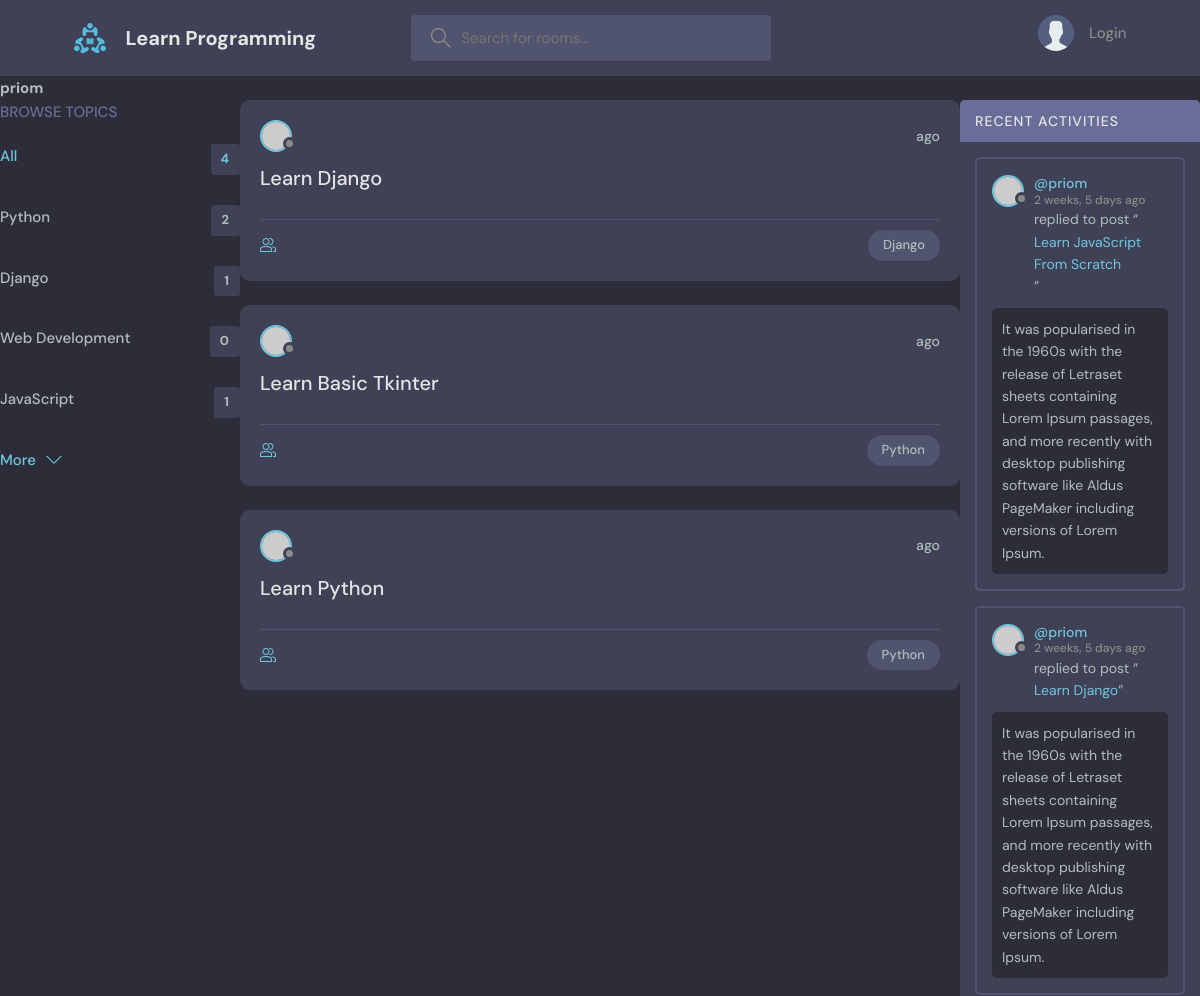
/profile/1/ (upper part), run on an earlier commit of the app's database.
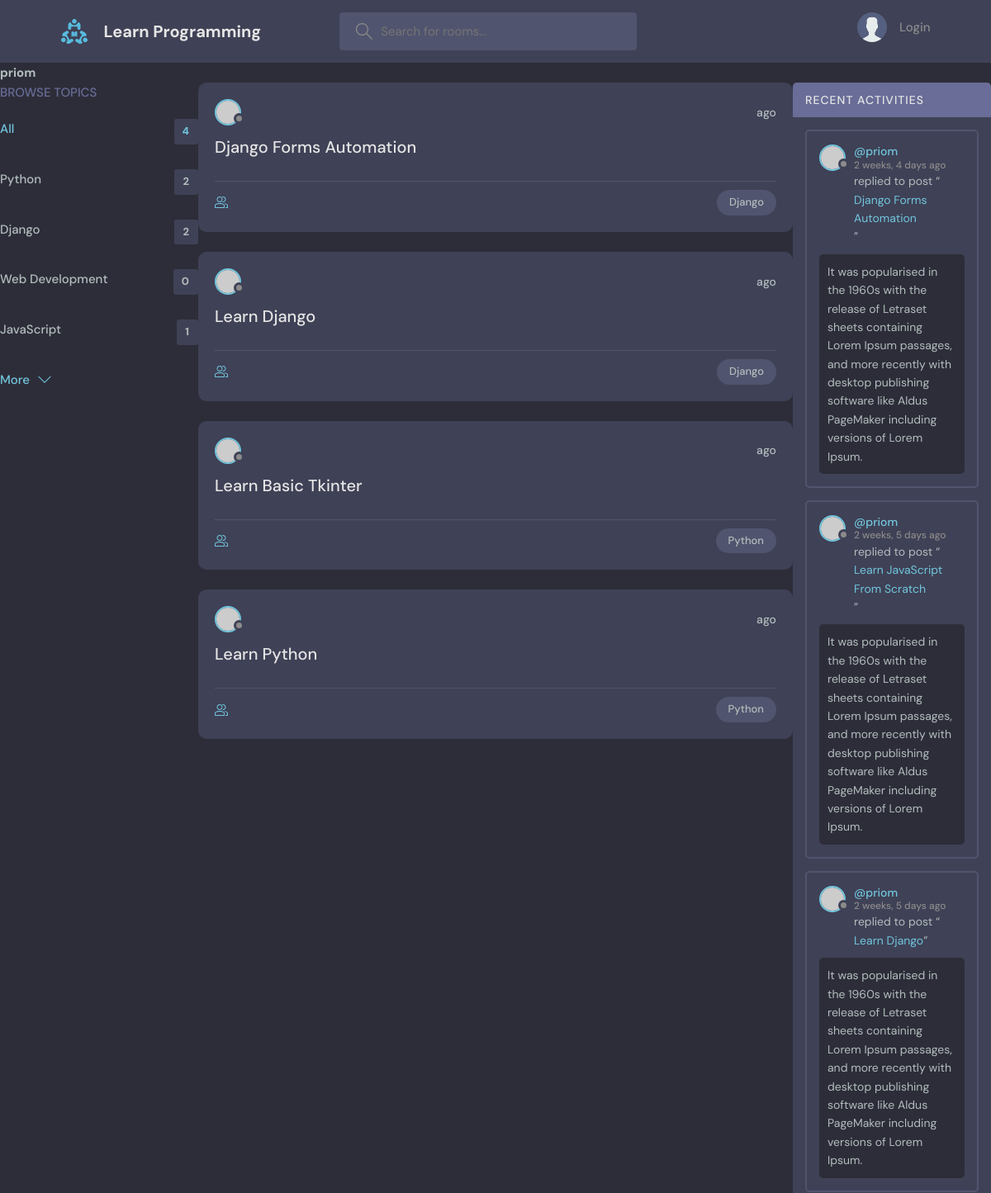
And on a later commit of the database.
### base/models.py (models this page shows, shortened)
class Topic(models.Model):
    name = models.CharField(max_length=200)

class Room(models.Model):
    host = models.ForeignKey(User, on_delete=models.SET_NULL, null=True)
    topic = models.ForeignKey(Topic, on_delete=models.SET_NULL, null=True)
    name = models.CharField(max_length=200)
    description = models.TextField(null=True, blank=True)
    participants = models.ManyToManyField(
        User, related_name='participants', blank=True)
    updated = models.DateTimeField(auto_now=True)
    created = models.DateTimeField(auto_now_add=True)
    class Meta:
        ordering = ['-updated', '-created']
    def __str__(self):
        return self.name

class Message(models.Model):
    user = models.ForeignKey(User, on_delete=models.CASCADE)
    room = models.ForeignKey(Room, on_delete=models.CASCADE)
    body = models.TextField()
    updated = models.DateTimeField(auto_now=True)
    created = models.DateTimeField(auto_now_add=True)
    class Meta:
        ordering = ['-updated', '-created']

### base/views.py (the view)
# urls.py: path('profile/<str:pk>/', views.userProfile, name="user-profile"),
def userProfile(request, pk):
    user = User.objects.get(id=pk)
    room = user.room_set.all()
    room_messages = user.message_set.all()
    topics = Topic.objects.all()
    context = {'user': user, 'room': room,
               'room_messages': room_messages, 'topics': topics}
    return render(request, 'base/profile.html', context)

### base/templates/base/profile.html (shortened to what this page needs)
{% extends 'main.html' %}
{% block content %}
<h1>{{user.username}}</h1>
<div class="profile-container">
    <div>
        {% include 'base/topics_component.html' %}
    </div>
    <div>
        {% include 'base/feed_component.html' %}
    </div>
    <div>
        {% include 'base/activity_component.html' %}
    </div>
</div>
{% endblock content %}

### base/templates/base/topics_component.html
<div class="topics">
    <div class="topics__header">
        <h2>Browse Topics</h2>
    </div>
    <ul class="topics__list">
        <li>
            <a href="{% url 'home' %}" class="active">All <span>{{topics.count}}</span></a>
        </li>
        {% for topic in topics %}
        <li>
            <a href="{% url 'home' %}?q={{topic.name}}">{{topic.name}} <span>{{topic.room_set.all.count}}</span></a>
        </li>
        {% endfor %}
    </ul>
    <a class="btn btn--link" href="topics.html">
        More
        <svg version="1.1" xmlns="http://www.w3.org/2000/svg" width="32" height="32" viewBox="0 0 32 32">
            <title>chevron-down</title>
            <path d="M16 21l-13-13h-3l16 16 16-16h-3l-13 13z"></path>
        </svg>
    </a>
</div>

### base/templates/base/feed_component.html (shortened to what this page needs)
{% for rooms in room %}
<div class="roomListRoom">
    <div class="roomListRoom__header">
        <a href="{% url 'user-profile' rooms.host.id %}" class="roomListRoom__author">
            <div class="avatar avatar--small">
                <img src="https://randomuser.me/api/portraits/women/11.jpg" />
            </div>
        </a>
        <div class="roomListRoom__actions">
            <span>{{room.created|timesince}} ago</span>
        </div>
    </div>
    <div class="roomListRoom__content">
        <a href="{% url 'room' rooms.id %}">{{rooms.name}}</a>
    </div>
    <div class="roomListRoom__meta">
        <a href="{% url 'room' rooms.id %}" class="roomListRoom__joined">
        </a>
        <p class="roomListRoom__topic">{{rooms.topic.name}}</p>
    </div>
</div>
{% endfor %}

### base/templates/base/activity_component.html (shortened to what this page needs)
<div class="activities">
    <div class="activities__header">
        <h2>Recent Activities</h2>
    </div>
    {% for message in room_messages %}
    <div class="activities__box">
        <div class="activities__boxHeader roomListRoom__header">
            <a href="{% url 'user-profile' message.user.id %}" class="roomListRoom__author">
                <div class="avatar avatar--small">
                    <img src="https://randomuser.me/api/portraits/women/11.jpg" />
                </div>
                <p>
                    @{{message.user}}
                    <span>{{message.created|timesince}} ago</span>
                </p>
            </a>
        </div>
        <div class="activities__boxContent">
            <p>replied to post “<a href="{% url 'room' message.room.id %}">{{message.room}}</a>”</p>
            <div class="activities__boxRoomContent">
                {{message.body}}
            </div>
        </div>
    </div>
    {% endfor %}
</div>

What changed in the data, as far as the page shows it:
computed for Topic "Django": room_set.all.count "1" → "2"
added Room: name "Django Forms Automation", topic.name "Django"
added Message: user "priom", created "2 weeks, 4 days", room "Django Forms Automation", body "It was popularised in the 1960s with the release of Letraset sheets containing Lorem Ipsum passages, and more recently with desktop publishing software like Aldus PageMaker including versions of Lorem Ipsum."
